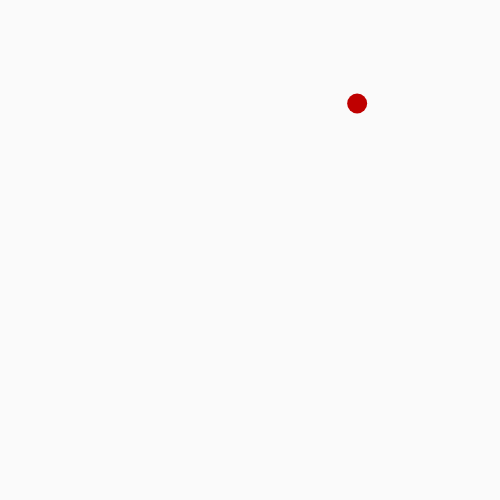
Frame 1 (no input)
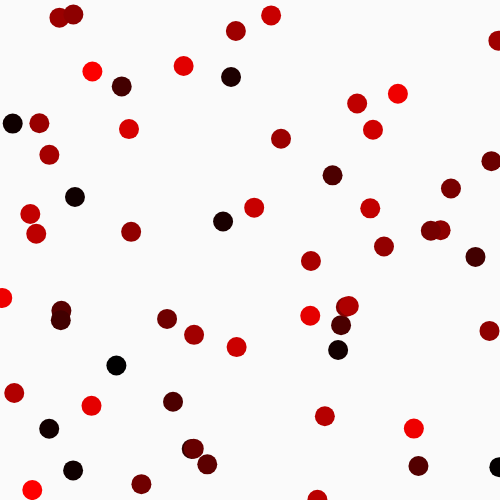
Frame 60 (no input)
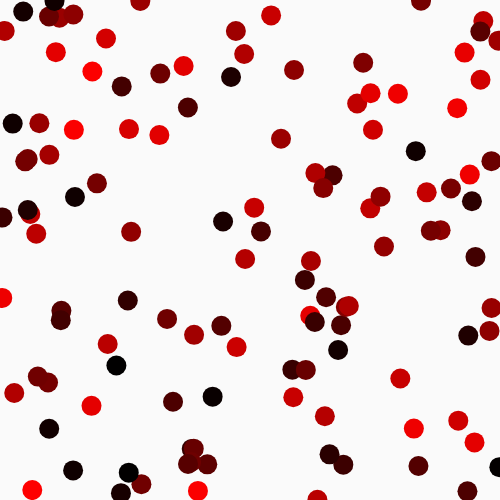
Frame 120 (the mouse pressed at the canvas centre since frame 60)

The p5.js sketch that drew these frames (run headless with seeded random() and noise() and a simulated clock; from frame 60 on, the mouse is pressed at the canvas centre):

// p5.js sketch
// ── sketch.js
var myRandomNumX;
var myRandomNumY;
var myRandomNumR;

function setup(){
  createCanvas(500,500);
  background(250);

}

function draw(){

  myRandomNumX = random(width);
  myRandomNumY = random(height);
  myRandomNumR = random (255);
  noStroke();
  stroke(0,0,0,0);
  fill(myRandomNumR,0,0);
  ellipse(myRandomNumX,myRandomNumY,20,20);


}
